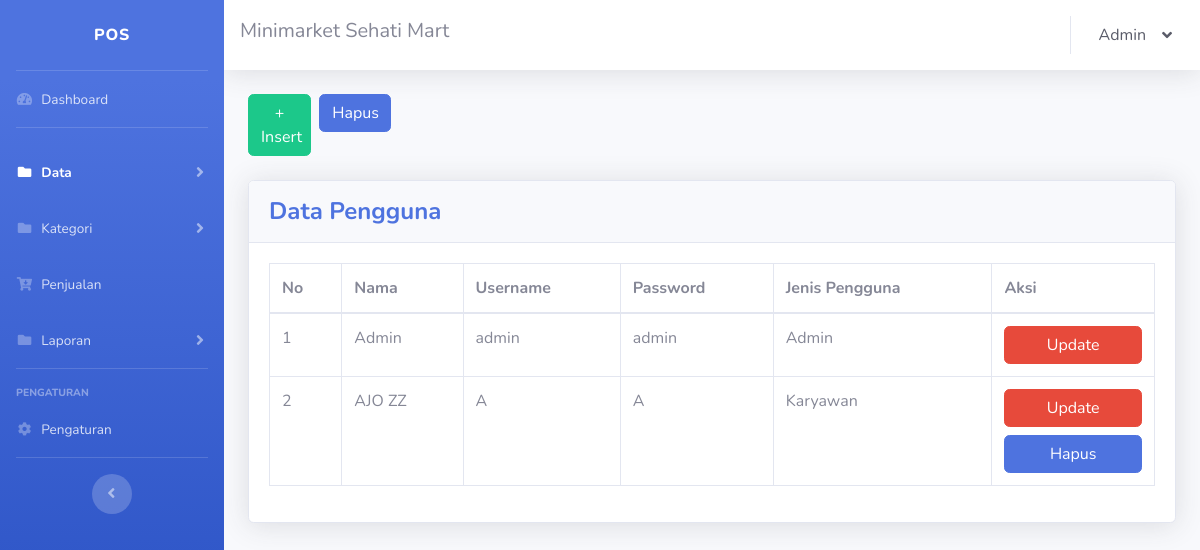
Page /karyawan.php (signed in) on the earlier database version.
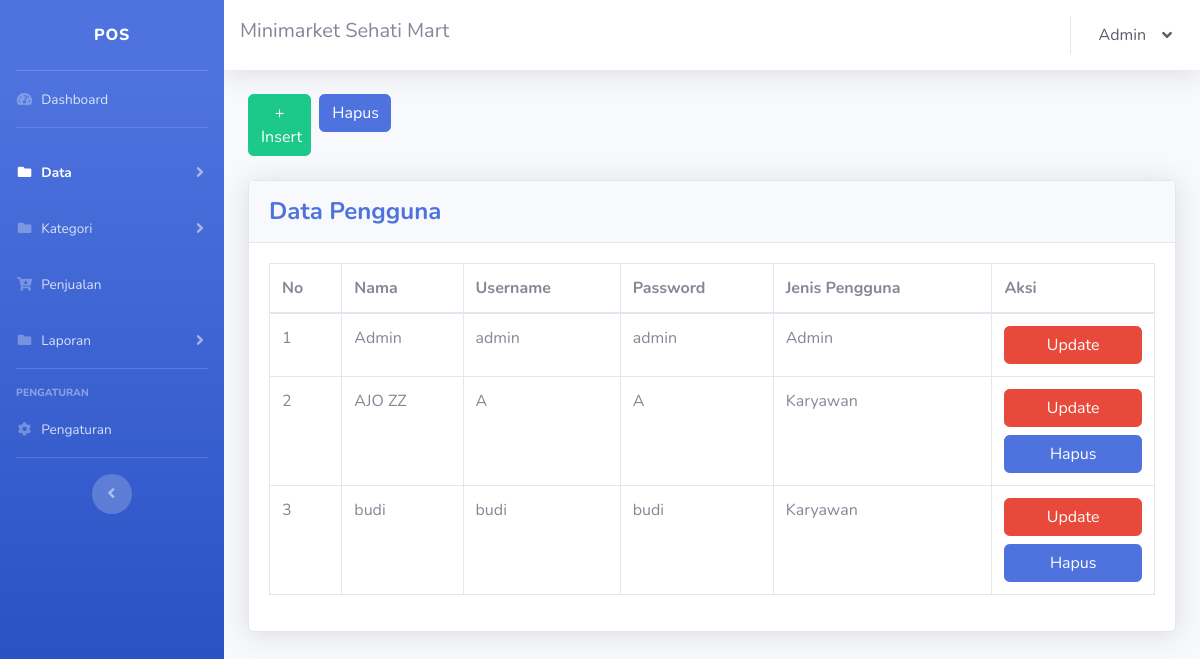
Same page on the later database version.
### tables this page shows
CREATE TABLE `tbl_pengguna` (
  `pengguna_id` int NOT NULL,
  `pengguna_nama` text NOT NULL,
  `username` varchar(30) NOT NULL,
  `password` varchar(30) NOT NULL,
  `pengguna_pilihan` varchar(30) NOT NULL
);

### karyawan.php (the view, shortened to what the changed rows need)
<!DOCTYPE html>
<html lang="en">
<?php
include 'config.php';
$data2 = mysqli_query($config, "SELECT * FROM tbl_pengguna WHERE pengguna_id='{$_SESSION['pengguna_id']}'");
$row1 = mysqli_fetch_assoc($data2);
$pengguna_nama = $row1["pengguna_nama"];
?>
<head>
    <link href="vendor/fontawesome-free/css/all.min.css" rel="stylesheet" type="text/css">
    <link href="css/sb-admin-2.min.css" rel="stylesheet">
</head>
<body id="page-top">
    <div id="wrapper">
        <div id="content-wrapper" class="d-flex flex-column">
            <div id="content">
                <nav class="navbar navbar-expand navbar-light bg-white topbar mb-4 static-top shadow">
                    <ul class="navbar-nav ml-auto">
                        <li class="nav-item dropdown no-arrow">
                            <a class="nav-link dropdown-toggle text-dark" href="#" id="userDropdown" role="button" data-toggle="dropdown" aria-haspopup="true" aria-expanded="false">
                                <?= htmlspecialchars($pengguna_nama) ?>
                                <i class="ml-3 fas fa-angle-down"></i>
                            </a>
                        </li>
                    </ul>
                </nav>
                <div class="container-fluid">
                    <div class="card shadow mb-4">
                        <div class="card-body">
                            <div class="table-responsive">
                                <table class="table table-bordered" width="100%" cellspacing="0">
                                    <thead>
                                        <tr>
                                            <th>No</th>
                                            <th>Nama</th>
                                            <th>Username</th>
                                            <th>Password</th>
                                            <th>Jenis Pengguna</th>
                                            <th>Aksi</th>
                                        </tr>
                                    </thead>
                                    <tbody>
                                        <?php
                                        $no = 1;
                                        $data3 = mysqli_query($config, "SELECT * FROM tbl_pengguna");
                                        while ($row3 = mysqli_fetch_assoc($data3)) {
                                            $pengguna_id = $row3["pengguna_id"];
                                            $pengguna_nama = htmlspecialchars($row3["pengguna_nama"]);
                                            $username = htmlspecialchars($row3["username"]);
                                            $password = htmlspecialchars($row3["password"]);
                                            $pengguna_pilihan = htmlspecialchars($row3["pengguna_pilihan"]);
                                            $aksi = "<a href='karyawan_update.php?pengguna_id=$pengguna_id' class='btn btn-danger btn-user btn-block'>Update</a>";
                                            if ($pengguna_pilihan != "Admin") {
                                                $aksi .= "<a href='karyawan_hapus_satuan.php?pengguna_id=$pengguna_id' class='btn btn-primary btn-user btn-block'>Hapus</a>";
                                            }
                                            echo "<tr>
                                                    <td>$no</td>
                                                    <td>$pengguna_nama</td>
                                                    <td>$username</td>
                                                    <td>$password</td>
                                                    <td>$pengguna_pilihan</td>
                                                    <td>$aksi</td>
                                                </tr>";
                                            $no++;
                                        }
                                        ?>
                                    </tbody>
                                </table>
                            </div>
                        </div>
                    </div>
                </div>
            </div>
        </div>
    </div>
</body>
</html>

Differences in the rows shown:
added tbl_pengguna: pengguna_nama "budi", username "budi", password "budi", pengguna_pilihan "Karyawan"
